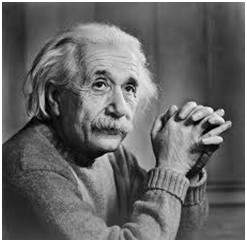
#> input picture images/Einsh.jpg, 247 x 242 px, found by its file name
$ python frequencyHighPassFilter.py
#> lines starting #> are read from the running program, lines starting #| are printed output that depends on the picture
import numpy as np
import cv2 as cv
import cv2
from matplotlib import pyplot as plt


img = cv2.imread('/home/muhamed/cv404-2020-assignment-01-sbme404-2020-team05/images/Einsh.jpg', 0)
#> img is the input picture: shape (242, 247); min 0, max 255, mean 103

img_float32 = np.float32(img)

dft = cv2.dft(np.float32(img_float32), flags=cv2.DFT_COMPLEX_OUTPUT)
dft_shift = np.fft.fftshift(dft)

# magnitude_spectrum = 20 * np.log(cv2.magnitude(dft_shift[:, :, 0], dft_shift[:, :, 1]))
# cv.normalize(magnitude_spectrum, magnitude_spectrum, 0, 1, cv.NORM_MINMAX) # Transform the matrix with float values into aV
rows, cols = img.shape
#> rows = 242; cols = 247
crow, ccol = int(rows / 2), int(cols / 2)  # center
#> crow = 121; ccol = 123

# [10 lines of commented-out code are left out]
mask = np.ones((rows, cols, 2), np.uint8)
mask[crow-30:crow+30, ccol-30:ccol+30] = 0


# apply mask and inverse DFT
fshift = dft_shift * mask

fshift_mask_mag = 2000 * np.log(cv2.magnitude(fshift[:, :, 0], fshift[:, :, 1]))
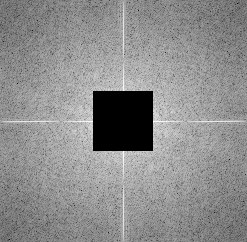
#> fshift_mask_mag: shape (242, 247) float32; 6.02% of the values are NaN or infinite; the others: min 1302.9, max 23315.3, mean 14247.9; drawn with min black, max white, NaN and infinite black

f_ishift = np.fft.ifftshift(fshift)
img_back = cv2.idft(f_ishift)
img_back = cv2.magnitude(img_back[:, :, 0], img_back[:, :, 1])
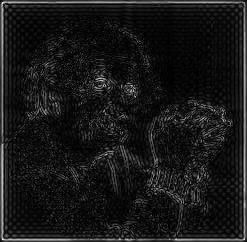
#> img_back: shape (242, 247) float32; min 1525.2, max 7493276, mean 717621.8; drawn with min black and max white


cv.normalize(img_back, img_back, 0, 1, cv.NORM_MINMAX) # Transform the matrix with float values into aV

cv2.imshow('high pass Filter',img_back )
cv2.waitKey(0)

$ run again, with images/6000200094514.jpg copied over images/Einsh.jpg
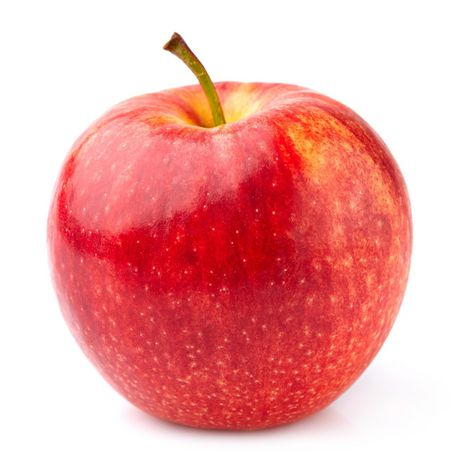
#> input picture images/6000200094514.jpg, 460 x 460 px, found by its file name
#> `fshift_mask_mag = 2000 * np.log(cv2.magnitude(fshift[:, :, 0], fshift[..`:
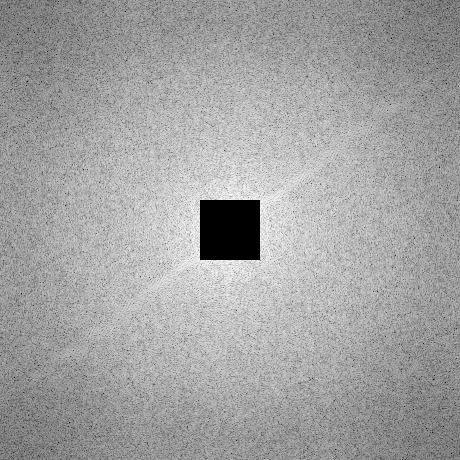
#> fshift_mask_mag: shape (460, 460) float32; 1.7% of the values are NaN or infinite; the others: min 2024.3, max 21130.1, mean 14409.1; drawn with min black, max white, NaN and infinite black
#> `img_back = cv2.magnitude(img_back[:, :, 0], img_back[:, :, 1])`:
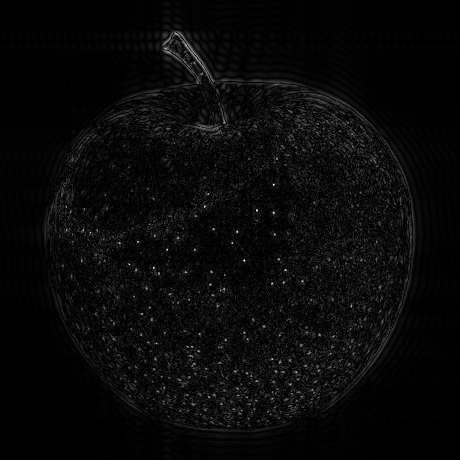
#> img_back: shape (460, 460) float32; min 168.4, max 26274872, mean 968162.7; drawn with min black and max white
